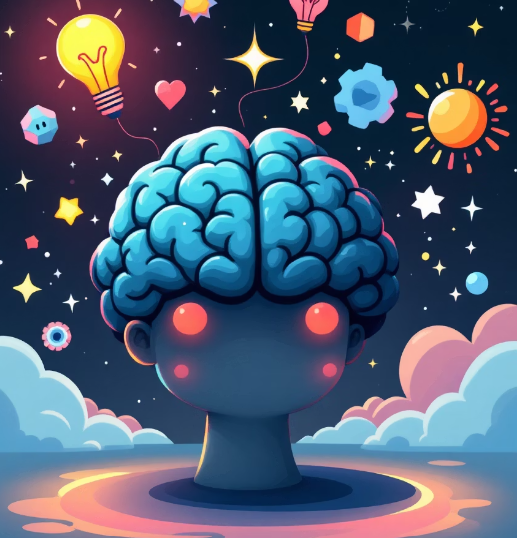
#> input picture IPPR/IPPR_IMG.jpg, 517 x 538 px
$ jupyter execute lab6.ipynb
#> lines starting #> are read from the running program, lines starting #| are printed output that depends on the picture; after the words box and inside, x2 and y2 are one past the last pixel; in counts of white or black regions, pixels touching at a corner belong together
## Lab 6: Image Segmentation: Contour Detection

[cell 1]
import cv2
import matplotlib.pyplot as plt

[cell 2]
# Function to display images using matplotlib
def display (title, img, cmap = 'gray'):
  plt.figure(figsize = (6,6))
  plt.imshow(img, cmap = cmap)
  plt.title(title)
  plt.axis('off')
  plt.show()

# Load the baseline image in Grayscale mode directly
image_path = "IPPR_IMG.jpg"
gray_img = cv2.imread(image_path, cv2.IMREAD_GRAYSCALE)
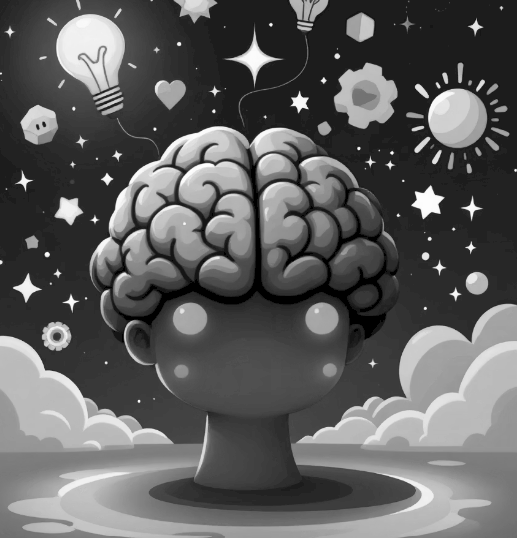
#> gray_img: shape (538, 517); min 0, max 255, mean 94.4

if gray_img is None:
    print(f"Error: Could not load image from '{image_path}'. Check your file path!")
else:
    print("Baseline Grayscale environment initialized successfully!")

    # Show grayscale image
    display("Grayscale Image",gray_img)

[cell 3]
# Apply Gaussian Blur to reduce noise
blur = cv2.GaussianBlur(gray_img, (5,5), 0)

display("Gaussian Blurred Image", blur)

[cell 4]
# Detect edges
edges = cv2.Canny(blur, 100, 200)
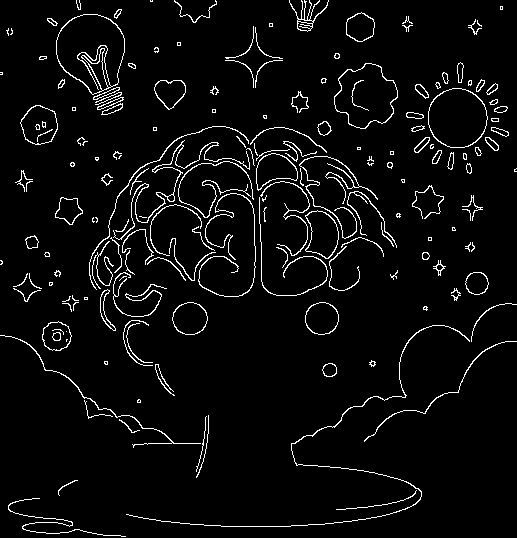
#> edges: shape (538, 517); 4.5% white in thin lines or dots

display("Canny Edge Detection", edges)

[cell 5]
# Find contours
contours, hierarchy = cv2.findContours(
    edges,
    cv2.RETR_EXTERNAL,
    cv2.CHAIN_APPROX_SIMPLE
)
#> contours = 168 contours, 98 with area under 20; largest, box (x1, y1, x2, y2) and area: (56, 14, 125, 95) 4046, (334, 63, 398, 129) 2872, (428, 88, 488, 148) 2766, (305, 210, 339, 259) 1120, (20, 105, 58, 145) 1086

print("Number of contours detected:", len(contours))
#| Number of contours detected: 168
